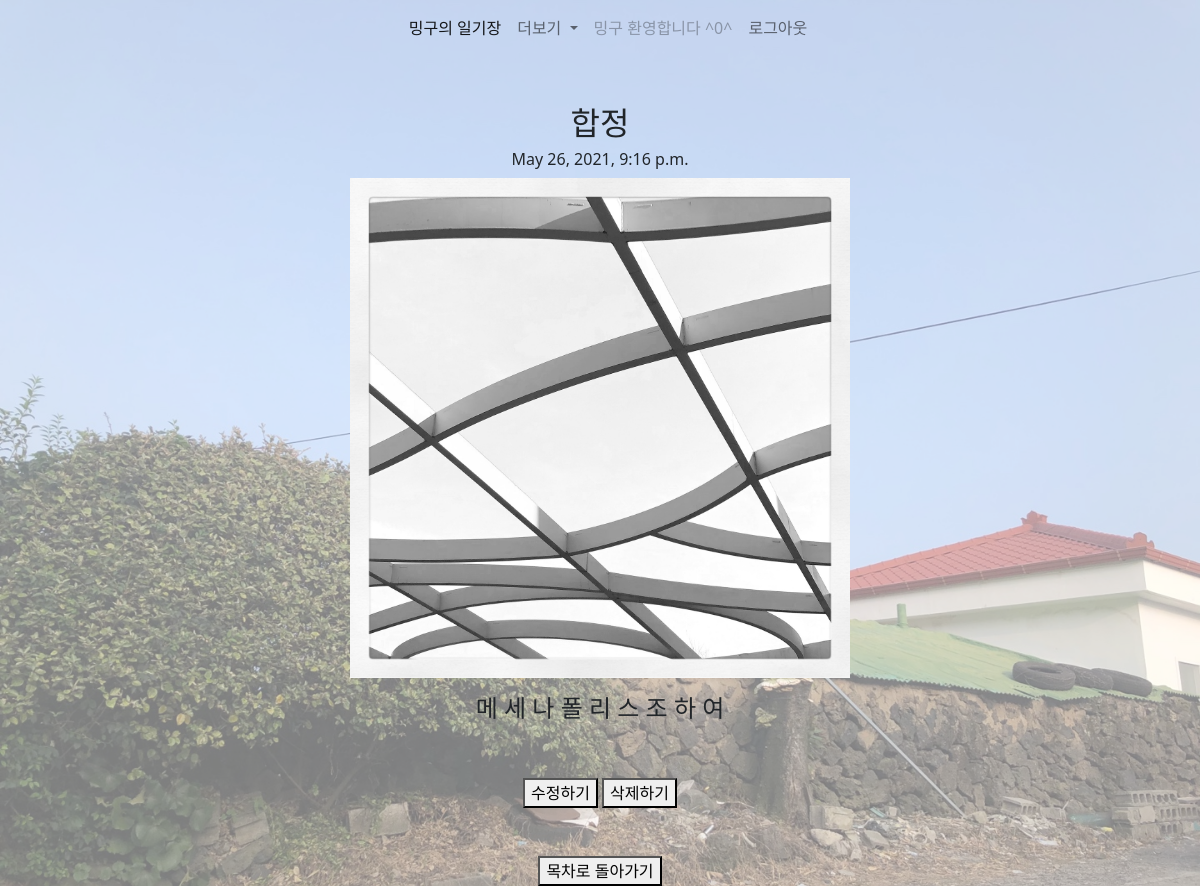
The app's page /blog/detail/14 (signed in) with its own data.
### account/models.py (models this page shows)
class CustomUser (AbstractUser):
  nickname = models.CharField (max_length=100)
  university = models.CharField (max_length=50)
  location = models.CharField(max_length=200)

### blog/models.py (models this page shows, shortened)
class Blog (models.Model):
  title = models.CharField(max_length = 200)
  pub_date = models.DateTimeField()
  body = models.TextField()
  img = models.ImageField(upload_to = "blog/", blank = True, null = True)

### blog/views.py (the view)
# urls.py: path('detail/<str:id>', detail, name = "detail"),
@login_required(redirect_field_name=None, login_url="login")
def detail (request,id):
  blog = get_object_or_404(Blog, pk = id)
  return render (request, 'detail.html', {'blog':blog})

### blog/templates/detail.html
{% extends 'base.html' %}
{% block content%}
  <h2>{{blog.title}}</h2>
  <h6>{{blog.pub_date}}</h6>
  {% if blog.img %}
    <p><img src="{{blog.img.url}}" alt="" width="500"></p>
  {% endif %}
  <h4>{{blog.body}}</h4> <br><br>
  <div>
    <a href="{% url 'edit' blog.id %}"><button>수정하기</button></a>
    <a href="{% url 'delete' blog.id %}"><button>삭제하기</button></a>
    <br><br><br>
    <div>
      <a href="{% url 'contents' %}"><button>목차로 돌아가기</button></a>
    </div>
  </div>
{% endblock %}

### mydiary/templates/base.html (shortened to what this page needs)
<!DOCTYPE html>
<html lang="en">
<head>
    <link href="https://cdn.jsdelivr.net/npm/bootstrap@5.0.1/dist/css/bootstrap.min.css" rel="stylesheet">
</head>
<body>
  {% if user.is_authenticated %}
    <nav class="navbar navbar-expand-lg navbar-light">
        <div class="container-fluid">
          <div class="collapse navbar-collapse" id="navbarSupportedContent">
            <ul class="navbar-nav me-auto mb-2 mb-lg-0">
              <li class="nav-item">
                <a class="nav-link active" aria-current="page" href="{% url 'home' %}">밍구의 일기장</a>
              </li>
              <li class="nav-item dropdown">
                <a class="nav-link dropdown-toggle" href="#" id="navbarDropdown" role="button" data-bs-toggle="dropdown" aria-expanded="false">
                  더보기
                </a>
              </li>
              {% if user.is_authenticated %}
                <li class="nav-item">
                <a class="nav-link disabled" href="#" tabindex="-1" aria-disabled="true">{{user.nickname}} 환영합니다 ^0^ </a>
              </li>
                <li class="nav-item">
                  <a class="nav-link" href="{% url 'logout' %}">로그아웃</a>
                </li>
              {% endif %}
            </ul>
          </div>
        </div>
      </nav>
  {% endif %}
    <br><br>
    <div class="container">
        {% block content %}
        {% endblock %}
    </div>
</body>
</html>

### mydiary/templates/base.html (style rules this page uses)
body { text-align: center; }
body { display: flex; flex-direction: column; align-items: center; }

### records on screen
CustomUser: nickname "밍구"
Blog: title "합정", pub_date "May 26, 2021, 9:16 p.m.", img (picture), body "메 세 나 폴 리 스 조 하 여"
